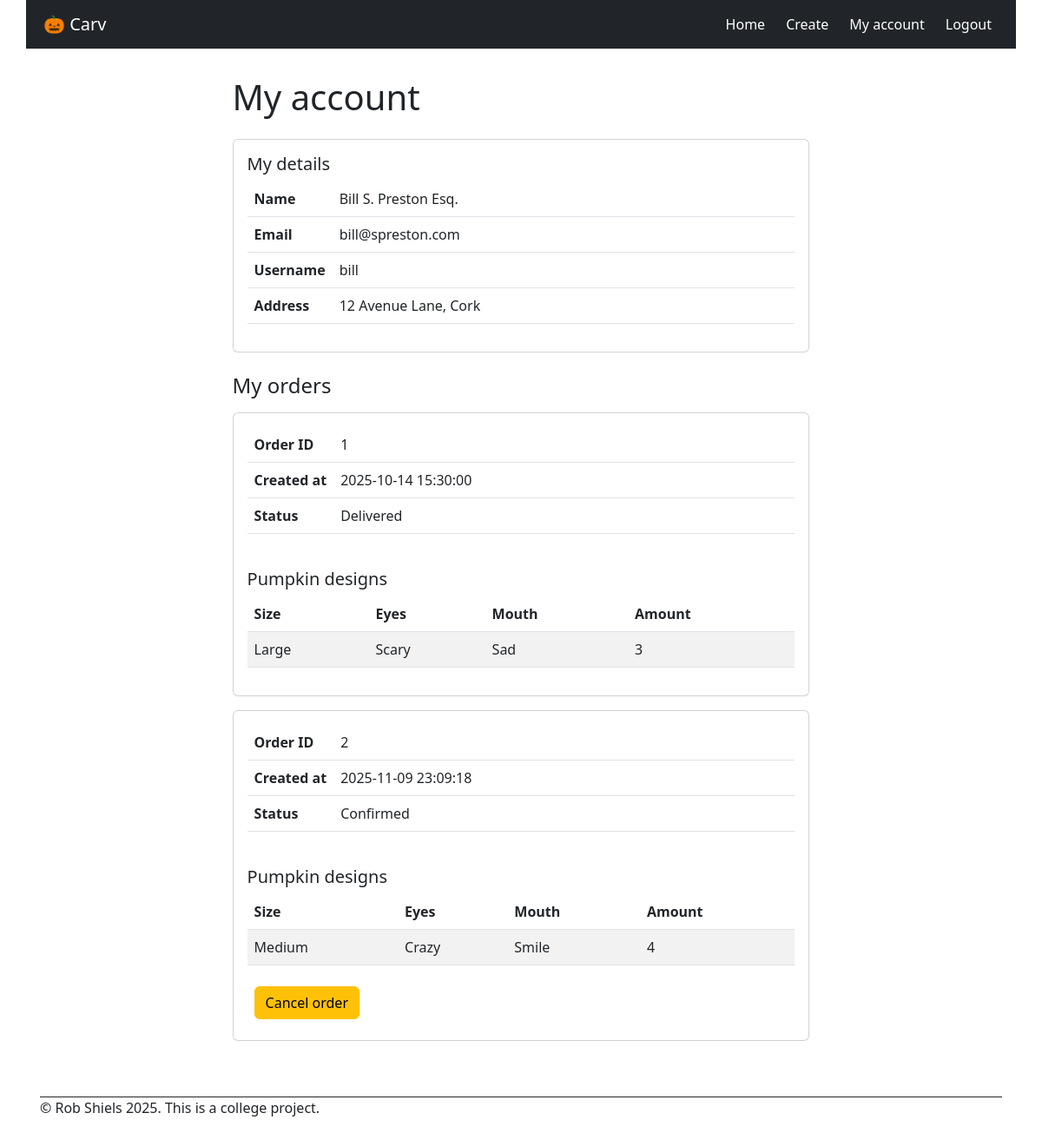
The page /my-account (signed in) on the database as committed earlier.
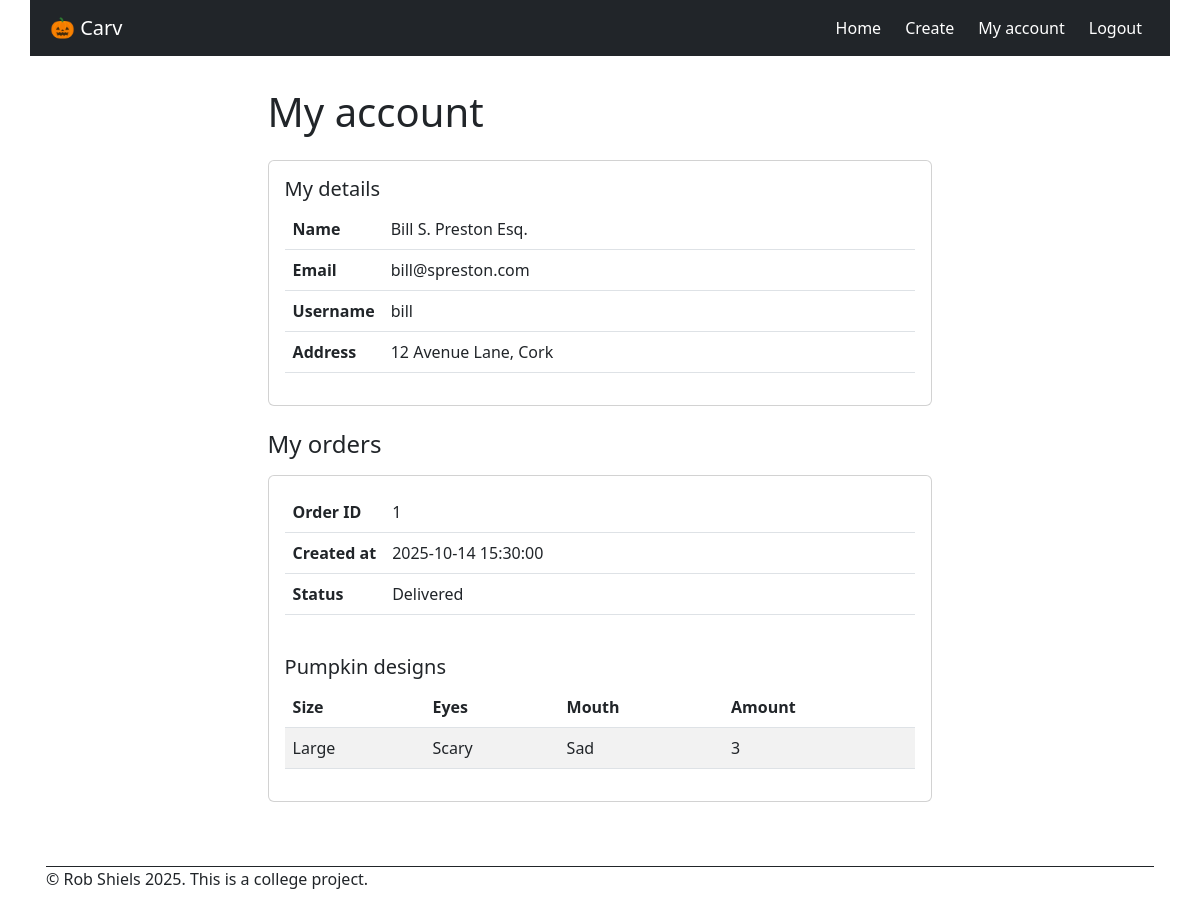
The same page on the database as committed later.
### models.py (models this page shows, shortened)
class Order(db.Model):
    __tablename__ = 'order'
    order_id: Mapped[int] = mapped_column(primary_key=True)
    created_at: Mapped[datetime] = mapped_column(nullable=False,  default=lambda: datetime.now(timezone.utc).replace(microsecond=0))
    status: Mapped[str] = mapped_column(nullable=True)
    customer_id: Mapped[int] = mapped_column(db.ForeignKey('user.user_id'), nullable=False) # Add 'delete' button to delete customer and all associated ordres
    customer = db.relationship('User', back_populates='orders')
    pumpkins = db.relationship('PumpkinDesign', back_populates='order',  cascade='all, delete-orphan', passive_deletes=True )  # one-to-many

class PumpkinDesign(db.Model):
    __tablename__ = 'pumpkin_design'
    design_id: Mapped[int] = mapped_column(primary_key=True)
    size: Mapped[str] = mapped_column(nullable=False)
    eyes: Mapped[str] = mapped_column(nullable=False)
    mouth: Mapped[str] = mapped_column(nullable=False)
    amount: Mapped[int] = mapped_column(nullable=False)
    created_at: Mapped[datetime] = mapped_column(nullable=False,  default=lambda: datetime.now(timezone.utc).replace(microsecond=0))
    order_id: Mapped[int] = mapped_column(db.ForeignKey('order.order_id', ondelete='CASCADE'), nullable=False)
    order = db.relationship('Order', back_populates='pumpkins')

### app.py (the view)
@app.route("/my-account")
@login_required
def my_account():
    orders = Order.query.filter_by(customer_id=current_user.user_id).order_by(Order.order_id).all()
    return render_template("my-account.html", orders=orders)

### app.py (called while the page is built)
@login_manager.user_loader
def load_user(user_id):
    return User.query.get(int(user_id))

### templates/my-account.html (shortened to what this page needs)
{% set title = "My account" %}
{% extends "base.html" %}
{% block main %}
<div class="card mb-4">
    <div class="card-body">
        <h5 class="card-title ">My details</h5>
        <table class="table">
            <tbody>
                <tr>
                    <th scope="row" class="hug">Name</th>
                    <td>{{ current_user.name }}</td>
                </tr>
                <tr>
                    <th scope="row" class="hug">Email</th>
                    <td>{{ current_user.email }}</td>
                </tr>
                <tr>
                    <th scope="row" class="hug">Username</th>
                    <td>{{ current_user.username }}</td>
                </tr>
                <tr>
                    <th scope="row" class="hug">Address</th>
                    <td>{{ current_user.address }}</td>
                </tr>
            </tbody>
        </table>
    </div>
</div>
<h4 class="card-title mb-3">My orders</h4>
{% for order in orders %}
<div class="card mb-3">
    <div class="card-body">
        <div class="pb-4">
            <table class="table">
                <tbody>
                    <tr>
                        <th scope="row" class="hug">Order ID</th>
                        <td>{{ order.order_id }}</td>
                    </tr>
                    <tr>
                        <th scope="row" class="hug">Created at</th>
                        <td>{{ order.created_at }}</td>
                    </tr>
                    <tr>
                        <th scope="row" class="hug">Status</th>
                        <td>{{ order.status }}</td>
                    </tr>
                </tbody>
            </table>
        </div>
        <h5 class="card-title ">Pumpkin designs</h5>
        {% if order.pumpkins %}
        <table class="table table-striped">
            <thead>
                <tr>
                    <th>Size</th>
                    <th>Eyes</th>
                    <th>Mouth</th>
                    <th>Amount</th>
                </tr>
            </thead>
            <tbody>
                {% for pumpkin in order.pumpkins %}
                <tr>
                    <td>{{ pumpkin.size }}</td>
                    <td>{{ pumpkin.eyes }}</td>
                    <td>{{ pumpkin.mouth }}</td>
                    <td>{{ pumpkin.amount }}</td>
                </tr>
                {% endfor %}
            </tbody>
        </table>
        {% else %}
        <p>You haven't added a pumpkin yet.</p>
        {% endif %}
        {% if order.status != "Delivered" %}
        <form id="order-form" action="{{url_for('delete_order', order_id=order.order_id)}}" method="post">
            <button type="submit" class="btn btn-warning m-2">Cancel order</button>
        </form>
        {% endif %}
    </div>
</div>
{% endfor %}
{% endblock %}

Rows that differ between the two databases and show on the page:
removed Order: order_id "2", created_at "2025-11-09 23:09:18", status "Confirmed"
no longer on this page (row unchanged): PumpkinDesign: size "Medium", eyes "Crazy", mouth "Smile", amount "4", shown under "2"
